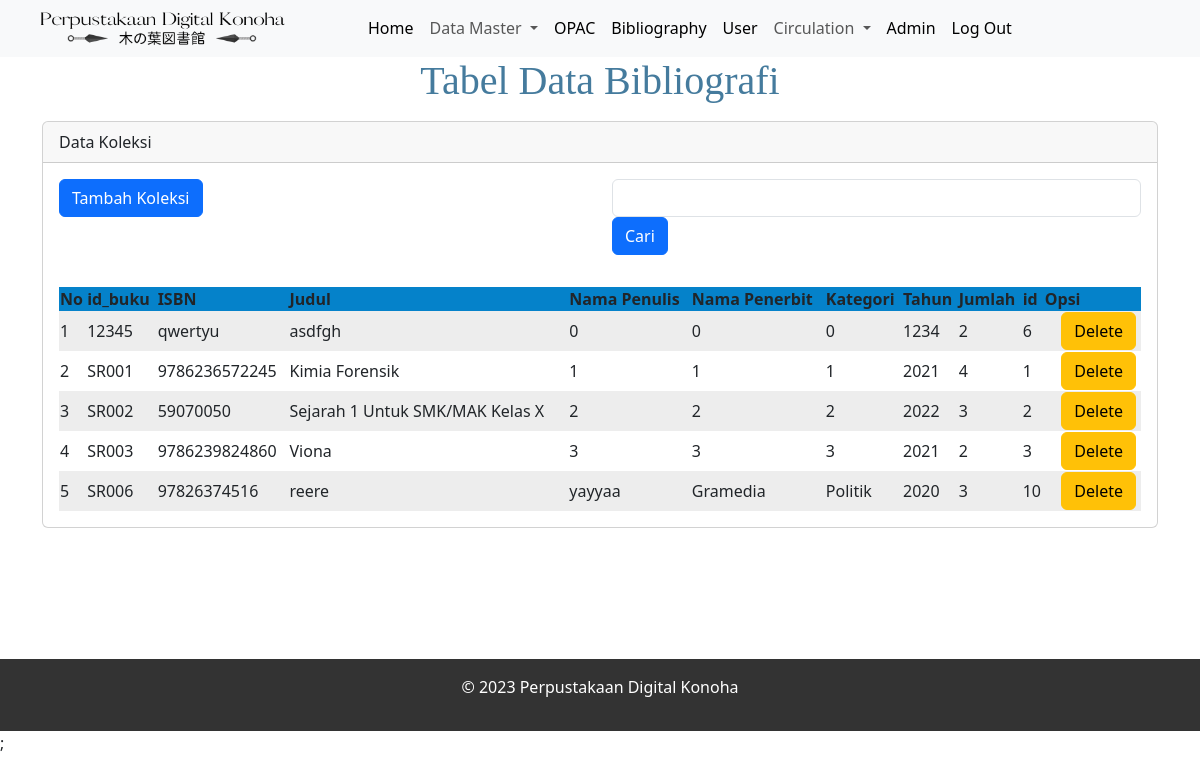
Screenshot of /biblio.php with the database file from the repository.
### tables this page shows
CREATE TABLE `buku` (
  `id_buku` varchar(5) DEFAULT NULL,
  `isbn` varchar(15) DEFAULT NULL,
  `judul` varchar(255) DEFAULT NULL,
  `nama_penulis` varchar(100) DEFAULT NULL,
  `nama_penerbit` varchar(100) DEFAULT NULL,
  `nama_kategori` varchar(50) DEFAULT NULL,
  `tahun_terbit` varchar(4) DEFAULT NULL,
  `sinopsis` text DEFAULT NULL,
  `jumlah` int(11) DEFAULT NULL,
  `foto_sampul` varchar(100) DEFAULT NULL,
  `id` int(11) NOT NULL
);

### biblio.php (the view, shortened to what this page needs)
<?php
	include 'header.php';
	include 'koneksi.php';
?>
<center><font face="Britannic Bold" color="#457B9D"><h1 align="center">Tabel Data Bibliografi</h1></font></center>
<div class="container">
	<div class="row">
		<div class="col-lg-12 mt-2 mb-2" style="min-height: 530px;">
			<div class="card">
			  <div class="card-header">
				Data Koleksi
			  </div>
			  <div class="card-body">
				<div class="row">
					<div class="col">
						<a href="tambah_biblio.php" class="btn btn-primary">Tambah Koleksi</a>
					</div>
					<div class="col mb-3">
						<form class="form-inline float-right" method="GET">
							<input type="text" class="form-control" name="keyword">
							<input type="submit" class="btn btn-primary" name="cari" value="Cari">
						</form>
					</div>
				</div>
				<table border="0">
					<thead>
						<tr>
							<th>No</th>
							<th>id_buku</th>
							<th>ISBN</th>
							<th>Judul</th>
							<th>Nama Penulis</th>
							<th>Nama Penerbit</th>
							<th>Kategori</th>
							<th>Tahun</th>
							<th>Jumlah</th>
							<th>id</th>
							<th>Opsi</th>
						</tr>
					</thead>
							    <tbody>
									<?php
									$sql = "SELECT * FROM buku ORDER BY id_buku";
									$no  = 1;
									foreach ($koneksi->query($sql) as $data) :
									?>
										<tr>
											<td><?php echo $no++; ?></td>
											<td><?php echo $data['id_buku'] ?></td>
											<td><?php echo $data['isbn'] ?></td>
											<td><?php echo $data['judul'] ?></td>
											<td><?php echo $data['nama_penulis'] ?></td>
											<td><?php echo $data['nama_penerbit'] ?></td>
											<td><?php echo $data['nama_kategori'] ?></td>
											<td><?php echo $data['tahun_terbit'] ?></td>
											<td><?php echo $data['jumlah'] ?></td>
											<td><?php echo $data['id']; ?></td>
											<td align="center">
												<a href="hapus_biblio.php?id=<?php echo $data['id'] ?>" onclick="return confirm('Anda yakin akan menghapus data?')"><input type="submit" class="btn btn-warning" value="Delete"></a>
											</td>
										</tr>
									<?php
									endforeach;
									?>
								</tbody>
						</table>
					</div>
				</div>
			  </div>
			</div>
		</div>

### header.php (shortened to what this page needs)
<html lang="en">
  <head>
    <link href="https://cdn.jsdelivr.net/npm/bootstrap@5.3.2/dist/css/bootstrap.min.css" rel="stylesheet">
  </head>
  <body>
	<nav class="navbar navbar-expand-lg bg-body-tertiary">
  <div class="container-fluid">
	<a href="home.php" class="logo">
	<img src="font.png" width="300px"></img></a>
    <a class="navbar-brand" href="home.php"</a>
    <div class="collapse navbar-collapse" id="navbarSupportedContent">
      <ul class="navbar-nav me-auto mb-2 mb-lg-0">
        <li class="nav-item">
          <a class="nav-link active" aria-current="page" href="home.php">Home</a>
        </li>
        <li class="nav-item dropdown">
          <a class="nav-link dropdown-toggle" href="#" role="button" data-bs-toggle="dropdown" aria-expanded="false">
            Data Master
          </a>
        </li>
       <li class="nav-item">
          <a class="nav-link active" aria-current="page" href="opac.php">OPAC</a>
        </li>
		<li class="nav-item">
          <a class="nav-link active" aria-current="page" href="biblio.php">Bibliography</a>
        </li>
		<li class="nav-item">
          <a class="nav-link active" aria-current="page" href="User.php">User</a>
        </li>
		 <li class="nav-item dropdown">
          <a class="nav-link dropdown-toggle" href="#" role="button" data-bs-toggle="dropdown" aria-expanded="false">
            Circulation
          </a>
        </li>
		<li class="nav-item">
          <a class="nav-link active" aria-current="page" href="admin.php">Admin</a>
        </li>
		<li class="nav-item">
          <a class="nav-link active" aria-current="page" href="logout.php">Log Out</a>
        </li>
      </ul>
    </div>
  </div>
</nav>

### header.php (style rules this page uses)
nav { background-color: #555; color: #fff; padding: 1em; text-align: right; }
footer { background-color: #333; color: #fff; padding: 1em; text-align: center; }

### biblio.php (style rules this page uses)
tbody > tr:nth-child(2n+1) > td, tbody > tr:nth-child(2n+1) > th { background-color: #ededed; }
table { width: 100%; margin: auto; border-collapse: collapse; box-shadow: darkgrey 3px; }
thead tr { background-color: #0582ca; }

### rows the page displays
buku: id_buku "12345", isbn "qwertyu", judul "asdfgh", nama_penulis "0", nama_penerbit "0", nama_kategori "0", tahun_terbit "1234", jumlah "2", id "6"
buku: id_buku "SR001", isbn "9786236572245", judul "Kimia Forensik", nama_penulis "1", nama_penerbit "1", nama_kategori "1", tahun_terbit "2021", jumlah "4", id "1"
buku: id_buku "SR002", isbn "59070050", judul "Sejarah 1 Untuk SMK/MAK Kelas X", nama_penulis "2", nama_penerbit "2", nama_kategori "2", tahun_terbit "2022", jumlah "3", id "2"
buku: id_buku "SR003", isbn "9786239824860", judul "Viona", nama_penulis "3", nama_penerbit "3", nama_kategori "3", tahun_terbit "2021", jumlah "2", id "3"
buku: id_buku "SR006", isbn "97826374516", judul "reere", nama_penulis "yayyaa", nama_penerbit "Gramedia", nama_kategori "Politik", tahun_terbit "2020", jumlah "3", id "10"
